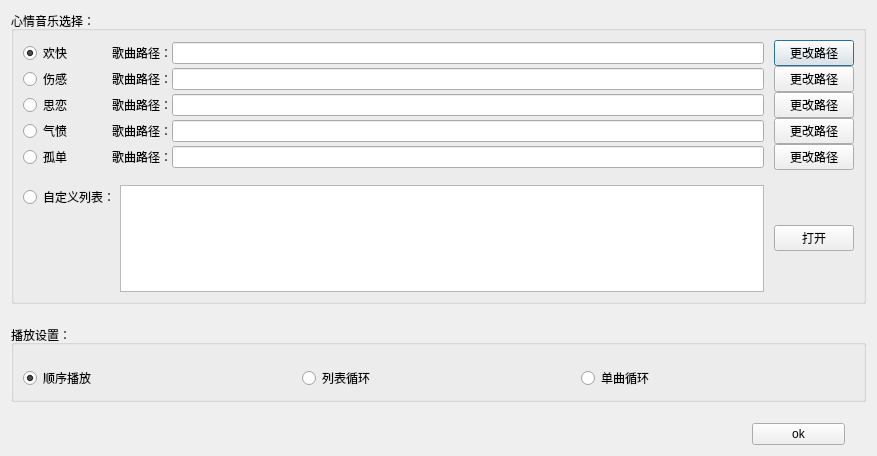
<?xml version="1.0" encoding="UTF-8"?>
<ui version="4.0">
 <class>CMusicSettingDialog</class>
 <widget class="QDialog" name="CMusicSettingDialog">
  <property name="geometry">
   <rect>
    <x>0</x>
    <y>0</y>
    <width>877</width>
    <height>456</height>
   </rect>
  </property>
  <property name="windowTitle">
   <string>心情音乐设置</string>
  </property>
  <layout class="QVBoxLayout" name="verticalLayout_3">
   <property name="spacing">
    <number>21</number>
   </property>
   <item>
    <widget class="QGroupBox" name="groupBox">
     <property name="title">
      <string>心情音乐选择：</string>
     </property>
     <layout class="QVBoxLayout" name="verticalLayout_2">
      <property name="spacing">
       <number>0</number>
      </property>
      <item>
       <layout class="QHBoxLayout" name="horizontalLayout">
        <item>
         <widget class="QRadioButton" name="radioBtnHappy">
          <property name="text">
           <string>欢快</string>
          </property>
          <property name="checked">
           <bool>true</bool>
          </property>
         </widget>
        </item>
        <item>
         <spacer name="horizontalSpacer_2">
          <property name="orientation">
           <enum>Qt::Horizontal</enum>
          </property>
          <property name="sizeType">
           <enum>QSizePolicy::Fixed</enum>
          </property>
          <property name="sizeHint" stdset="0">
           <size>
            <width>40</width>
            <height>20</height>
           </size>
          </property>
         </spacer>
        </item>
        <item>
         <widget class="QLabel" name="label">
          <property name="text">
           <string>歌曲路径：</string>
          </property>
         </widget>
        </item>
        <item>
         <widget class="QLineEdit" name="leHappy"/>
        </item>
        <item>
         <spacer name="horizontalSpacer_7">
          <property name="orientation">
           <enum>Qt::Horizontal</enum>
          </property>
          <property name="sizeType">
           <enum>QSizePolicy::Fixed</enum>
          </property>
          <property name="sizeHint" stdset="0">
           <size>
            <width>10</width>
            <height>20</height>
           </size>
          </property>
         </spacer>
        </item>
        <item>
         <widget class="QPushButton" name="btnHappy">
          <property name="text">
           <string>更改路径</string>
          </property>
         </widget>
        </item>
       </layout>
      </item>
      <item>
       <layout class="QHBoxLayout" name="horizontalLayout_2">
        <item>
         <widget class="QRadioButton" name="radioBtnSad">
          <property name="text">
           <string>伤感</string>
          </property>
         </widget>
        </item>
        <item>
         <spacer name="horizontalSpacer_3">
          <property name="orientation">
           <enum>Qt::Horizontal</enum>
          </property>
          <property name="sizeType">
           <enum>QSizePolicy::Fixed</enum>
          </property>
          <property name="sizeHint" stdset="0">
           <size>
            <width>40</width>
            <height>20</height>
           </size>
          </property>
         </spacer>
        </item>
        <item>
         <widget class="QLabel" name="label_2">
          <property name="text">
           <string>歌曲路径：</string>
          </property>
         </widget>
        </item>
        <item>
         <widget class="QLineEdit" name="leSad"/>
        </item>
        <item>
         <spacer name="horizontalSpacer_8">
          <property name="orientation">
           <enum>Qt::Horizontal</enum>
          </property>
          <property name="sizeType">
           <enum>QSizePolicy::Fixed</enum>
          </property>
          <property name="sizeHint" stdset="0">
           <size>
            <width>10</width>
            <height>20</height>
           </size>
          </property>
         </spacer>
        </item>
        <item>
         <widget class="QPushButton" name="btnSad">
          <property name="text">
           <string>更改路径</string>
          </property>
         </widget>
        </item>
       </layout>
      </item>
      <item>
       <layout class="QHBoxLayout" name="horizontalLayout_3">
        <item>
         <widget class="QRadioButton" name="radioBtnMiss">
          <property name="text">
           <string>思恋</string>
          </property>
         </widget>
        </item>
        <item>
         <spacer name="horizontalSpacer_4">
          <property name="orientation">
           <enum>Qt::Horizontal</enum>
          </property>
          <property name="sizeType">
           <enum>QSizePolicy::Fixed</enum>
          </property>
          <property name="sizeHint" stdset="0">
           <size>
            <width>40</width>
            <height>20</height>
           </size>
          </property>
         </spacer>
        </item>
        <item>
         <widget class="QLabel" name="label_3">
          <property name="text">
           <string>歌曲路径：</string>
          </property>
         </widget>
        </item>
        <item>
         <widget class="QLineEdit" name="leMiss"/>
        </item>
        <item>
         <spacer name="horizontalSpacer_9">
          <property name="orientation">
           <enum>Qt::Horizontal</enum>
          </property>
          <property name="sizeType">
           <enum>QSizePolicy::Fixed</enum>
          </property>
          <property name="sizeHint" stdset="0">
           <size>
            <width>10</width>
            <height>20</height>
           </size>
          </property>
         </spacer>
        </item>
        <item>
         <widget class="QPushButton" name="btnMiss">
          <property name="text">
           <string>更改路径</string>
          </property>
         </widget>
        </item>
       </layout>
      </item>
      <item>
       <layout class="QHBoxLayout" name="horizontalLayout_4">
        <item>
         <widget class="QRadioButton" name="radioBtnAngry">
          <property name="text">
           <string>气愤</string>
          </property>
         </widget>
        </item>
        <item>
         <spacer name="horizontalSpacer_5">
          <property name="orientation">
           <enum>Qt::Horizontal</enum>
          </property>
          <property name="sizeType">
           <enum>QSizePolicy::Fixed</enum>
          </property>
          <property name="sizeHint" stdset="0">
           <size>
            <width>40</width>
            <height>20</height>
           </size>
          </property>
         </spacer>
        </item>
        <item>
         <widget class="QLabel" name="label_4">
          <property name="text">
           <string>歌曲路径：</string>
          </property>
         </widget>
        </item>
        <item>
         <widget class="QLineEdit" name="leAngry"/>
        </item>
        <item>
         <spacer name="horizontalSpacer_10">
          <property name="orientation">
           <enum>Qt::Horizontal</enum>
          </property>
          <property name="sizeType">
           <enum>QSizePolicy::Fixed</enum>
          </property>
          <property name="sizeHint" stdset="0">
           <size>
            <width>10</width>
            <height>20</height>
           </size>
          </property>
         </spacer>
        </item>
        <item>
         <widget class="QPushButton" name="btnAngry">
          <property name="text">
           <string>更改路径</string>
          </property>
         </widget>
        </item>
       </layout>
      </item>
      <item>
       <layout class="QHBoxLayout" name="horizontalLayout_5">
        <item>
         <widget class="QRadioButton" name="radioBtnLonely">
          <property name="text">
           <string>孤单</string>
          </property>
         </widget>
        </item>
        <item>
         <spacer name="horizontalSpacer_6">
          <property name="orientation">
           <enum>Qt::Horizontal</enum>
          </property>
          <property name="sizeType">
           <enum>QSizePolicy::Fixed</enum>
          </property>
          <property name="sizeHint" stdset="0">
           <size>
            <width>40</width>
            <height>20</height>
           </size>
          </property>
         </spacer>
        </item>
        <item>
         <widget class="QLabel" name="label_5">
          <property name="text">
           <string>歌曲路径：</string>
          </property>
         </widget>
        </item>
        <item>
         <widget class="QLineEdit" name="leLonely"/>
        </item>
        <item>
         <spacer name="horizontalSpacer_11">
          <property name="orientation">
           <enum>Qt::Horizontal</enum>
          </property>
          <property name="sizeType">
           <enum>QSizePolicy::Fixed</enum>
          </property>
          <property name="sizeHint" stdset="0">
           <size>
            <width>10</width>
            <height>20</height>
           </size>
          </property>
         </spacer>
        </item>
        <item>
         <widget class="QPushButton" name="btnLonely">
          <property name="text">
           <string>更改路径</string>
          </property>
         </widget>
        </item>
       </layout>
      </item>
      <item>
       <layout class="QHBoxLayout" name="horizontalLayout_6">
        <property name="topMargin">
         <number>15</number>
        </property>
        <item>
         <layout class="QVBoxLayout" name="verticalLayout">
          <item>
           <widget class="QRadioButton" name="radioBtnUserDefine">
            <property name="text">
             <string>自定义列表：</string>
            </property>
           </widget>
          </item>
          <item>
           <spacer name="verticalSpacer">
            <property name="orientation">
             <enum>Qt::Vertical</enum>
            </property>
            <property name="sizeHint" stdset="0">
             <size>
              <width>20</width>
              <height>40</height>
             </size>
            </property>
           </spacer>
          </item>
         </layout>
        </item>
        <item>
         <widget class="QListView" name="listViewSongs"/>
        </item>
        <item>
         <spacer name="horizontalSpacer_12">
          <property name="orientation">
           <enum>Qt::Horizontal</enum>
          </property>
          <property name="sizeType">
           <enum>QSizePolicy::Fixed</enum>
          </property>
          <property name="sizeHint" stdset="0">
           <size>
            <width>10</width>
            <height>20</height>
           </size>
          </property>
         </spacer>
        </item>
        <item>
         <widget class="QPushButton" name="btnUserListMusic">
          <property name="text">
           <string>打开</string>
          </property>
         </widget>
        </item>
       </layout>
      </item>
     </layout>
    </widget>
   </item>
   <item>
    <widget class="QGroupBox" name="groupBox_2">
     <property name="title">
      <string>播放设置：</string>
     </property>
     <layout class="QHBoxLayout" name="horizontalLayout_7">
      <property name="topMargin">
       <number>21</number>
      </property>
      <item>
       <widget class="QRadioButton" name="radioBtnOrder">
        <property name="text">
         <string>顺序播放</string>
        </property>
        <property name="checked">
         <bool>true</bool>
        </property>
       </widget>
      </item>
      <item>
       <widget class="QRadioButton" name="radioBtnCycleList">
        <property name="text">
         <string>列表循环</string>
        </property>
       </widget>
      </item>
      <item>
       <widget class="QRadioButton" name="radioBtnCycleSingle">
        <property name="text">
         <string>单曲循环</string>
        </property>
       </widget>
      </item>
     </layout>
    </widget>
   </item>
   <item>
    <layout class="QHBoxLayout" name="horizontalLayout_8">
     <property name="rightMargin">
      <number>21</number>
     </property>
     <item>
      <spacer name="horizontalSpacer">
       <property name="orientation">
        <enum>Qt::Horizontal</enum>
       </property>
       <property name="sizeHint" stdset="0">
        <size>
         <width>40</width>
         <height>20</height>
        </size>
       </property>
      </spacer>
     </item>
     <item>
      <widget class="QPushButton" name="btnOk">
       <property name="minimumSize">
        <size>
         <width>93</width>
         <height>0</height>
        </size>
       </property>
       <property name="text">
        <string>ok</string>
       </property>
      </widget>
     </item>
    </layout>
   </item>
  </layout>
 </widget>
 <resources/>
 <connections>
  <connection>
   <sender>btnOk</sender>
   <signal>clicked()</signal>
   <receiver>CMusicSettingDialog</receiver>
   <slot>accept()</slot>
   <hints>
    <hint type="sourcelabel">
     <x>601</x>
     <y>426</y>
    </hint>
    <hint type="destinationlabel">
     <x>590</x>
     <y>471</y>
    </hint>
   </hints>
  </connection>
 </connections>
</ui>
